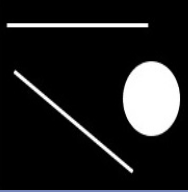
#> input picture OpenCV/pythonProjectDLC/6opencv/18霍夫变换/demo.png, 188 x 192 px
$ python '01霍夫线检测.py'
#> lines starting #> are read from the running program, lines starting #| are printed output that depends on the picture; after the words box and inside, x2 and y2 are one past the last pixel; in counts of white or black regions, pixels touching at a corner belong together
import cv2
import numpy as np

if __name__ == "__main__":
    path = "./demo.png"
    image_np = cv2.imread(path)
#> image_np is the input picture: shape (192, 188, 3); mean B, G, R 33.8, 33.3, 33.1
    image_shape = image_np.shape
#> image_shape = (192, 188, 3)
    # 转为灰度图
    image_np_gray = cv2.cvtColor(image_np, cv2.COLOR_BGR2GRAY)
    # 进行canny边缘检测
    image_edges = cv2.Canny(image_np_gray, 30, 70)
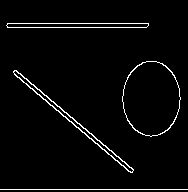
#> image_edges: shape (192, 188); 3.2% white in thin lines or dots, all inside (x1, y1, x2, y2) = (0, 23, 188, 190)
    drawing = np.zeros(image_np.shape[:], dtype=np.uint8)
    # 霍夫直线变换（统计的是线）
    lines = cv2.HoughLines(image_edges, 0.8, np.pi / 180, 90)
#> lines = [[188.8, 1.57], [23.2, 1.57], [27.2, 1.57], [44, 2.27], [48, 2.27]]

    # [11 lines of commented-out code are left out]
    for line in lines:
        rho, theta = line[0]
        cos_theta = np.cos(theta)
        sin_theta = np.sin(theta)
        # rho = x * cos_theta + y * sin_theta
        # y = (rho -x * cos_theta) / sin_theta
        x1, x2 = 0, image_shape[1]
        y1 = int((rho - x1 * cos_theta) / sin_theta)
        y2 = int((rho - x2 * cos_theta) / sin_theta)
        cv2.line(drawing, (x1, y1), (x2, y2), (0, 0, 255))
#> this loop made 5 passes
#> (rho, theta, cos_theta, sin_theta, y1, y2) on passes 1 to 5: (188.8, 1.57, -4.37e-08, 1, 188, 188), (23.2, 1.57, -4.37e-08, 1, 23, 23), (27.2, 1.57, -4.37e-08, 1, 27, 27), (44, 2.27, -0.643, 0.766, 57, 215), (48, 2.27, -0.643, 0.766, 62, 220)
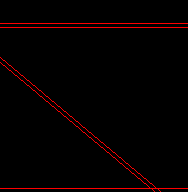
#> drawing: shape (192, 188, 3); mean of channels 0, 1, 2 0, 0, 6.2; drawn as B, G, R
    # 返回处理正确后的内容
    cv2.imshow("drawing", drawing)
    cv2.waitKey(0)
